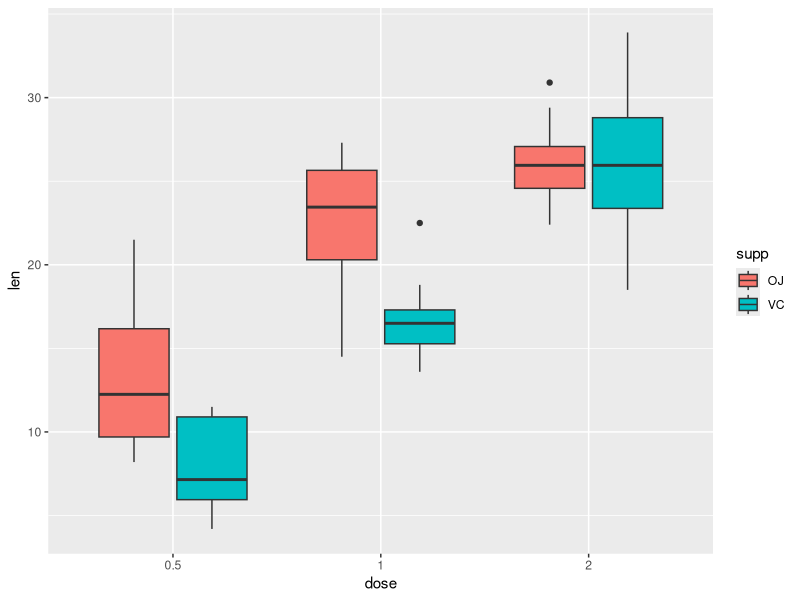
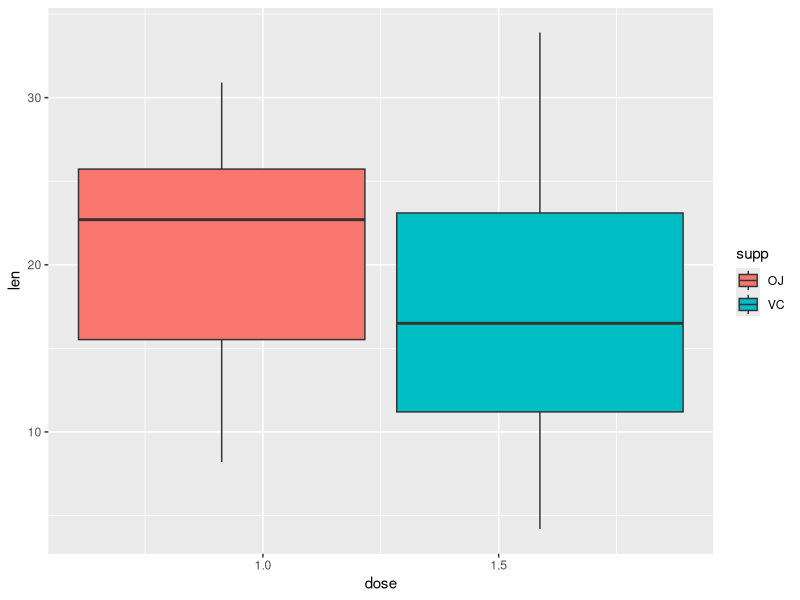

Write R code to recreate these figures, in order.
## ---- chunk 1
knitr::opts_chunk$set(echo = TRUE)
## ---- chunk 2
library(datasets)
data(ToothGrowth)
head(ToothGrowth)
dim(ToothGrowth)
## ---- chunk 3
library(reshape2)
tmelt <- melt(ToothGrowth,id = c("supp", "dose"),measure.vars = "len")
dcast(tmelt,supp~dose, length)
## ---- chunk 4
dcast(tmelt,supp~dose, sum)
## ---- chunk 5
library(ggplot2)
ToothGrowth2 <- ToothGrowth
ToothGrowth2$dose <- as.factor(ToothGrowth2$dose)
ggplot(ToothGrowth2, aes(x=dose, y=len, fill=supp)) + 
    geom_boxplot()
## ---- chunk 6
vc05 <- ToothGrowth$len[1:10]
vc1 <- ToothGrowth$len[11:20]
vc2 <- ToothGrowth$len[21:30]
oj05 <- ToothGrowth$len[31:40]
oj1 <- ToothGrowth$len[41:50]
oj2 <- ToothGrowth$len[51:60]
## ---- chunk 7
t.test(vc1,vc05,paired = FALSE, var.equal = FALSE,alternative = "greater")$p.value
t.test(oj1,oj05,paired = FALSE, var.equal = FALSE,alternative = "greater")$p.value
## ---- chunk 8
t.test(vc2,vc1,paired = FALSE, var.equal = FALSE,alternative = "greater")$p.value
t.test(oj2,oj1,paired = FALSE, var.equal = FALSE,alternative = "greater")$p.value
## ---- chunk 9
t.test(oj05,vc05,paired = FALSE, var.equal = FALSE,alternative = "greater")$p.value
t.test(oj1,vc1,paired = FALSE, var.equal = FALSE,alternative = "greater")$p.value
## ---- chunk 10
t.test(oj2,vc2,paired = FALSE, var.equal = FALSE,alternative = "less")$p.value
## ---- chunk 11
library(ggplot2)
ggplot(ToothGrowth, aes(x=dose, y=len, fill=supp)) + 
    geom_boxplot()
